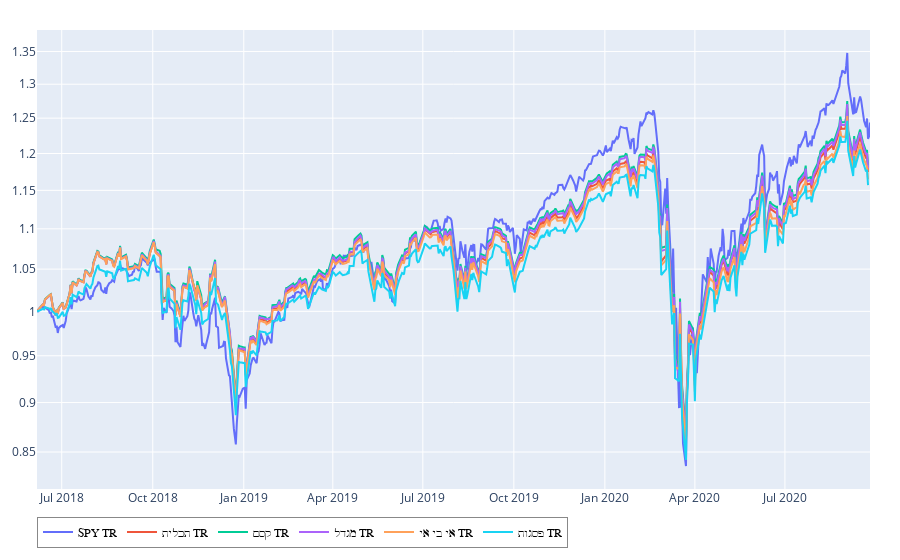

Write notebook code for a chart like this one.
### Code cell
tahlit = "5113998@TASE = תכלית"
kesem = "5124482@TASE = קסם"
migdal = "5122627@TASE = מגדל"
ibi = "5117601@TASE = אי בי אי"
psagot = "5127469@TASE = פסגות"

show("SPY", tahlit, kesem, migdal, ibi, psagot)

### Figure 1 — Plotly figure (JSON) as saved in the notebook; plotly's stock layout.template omitted (floating-point values rounded to 4 significant figures; data arrays with more than 128 entries replaced by an {"elided": "..."} marker saying what was removed)
{"data": [{"connectgaps": false, "mode": "lines", "name": "SPY TR", "text": "SPY TR", "textposition": "middle right", "type": "scatter", "x": {"elided": "843 str values"}, "y": {"elided": "843 float values"}}, {"connectgaps": false, "mode": "lines", "name": "תכלית TR", "text": "תכלית TR", "textposition": "middle right", "type": "scatter", "x": {"elided": "841 str values"}, "y": {"elided": "841 float values"}}, {"connectgaps": false, "mode": "lines", "name": "קסם TR", "text": "קסם TR", "textposition": "middle right", "type": "scatter", "x": {"elided": "841 str values"}, "y": {"elided": "841 float values"}}, {"connectgaps": false, "mode": "lines", "name": "מגדל TR", "text": "מגדל TR", "textposition": "middle right", "type": "scatter", "x": {"elided": "841 str values"}, "y": {"elided": "841 float values"}}, {"connectgaps": false, "mode": "lines", "name": "אי בי אי TR", "text": "אי בי אי TR", "textposition": "middle right", "type": "scatter", "x": {"elided": "841 str values"}, "y": {"elided": "841 float values"}}, {"connectgaps": false, "mode": "lines", "name": "פסגות TR", "text": "פסגות TR", "textposition": "middle right", "type": "scatter", "x": {"elided": "841 str values"}, "y": {"elided": "841 float values"}}], "layout": {"hovermode": "closest", "legend": {"bgcolor": "rgb(255,255,255,50)", "bordercolor": "#888888", "borderwidth": 1, "font": {"color": "#000", "family": "sans-serif", "size": 12}, "orientation": "h", "traceorder": "normal", "x": 0, "y": -0.06, "yanchor": "top"}, "margin": {"b": 30, "l": 30, "pad": 0, "r": 30, "t": 30}, "showlegend": true, "xaxis": {"rangemode": "normal"}, "yaxis": {"autorange": true, "rangemode": "normal", "type": "log"}}}
